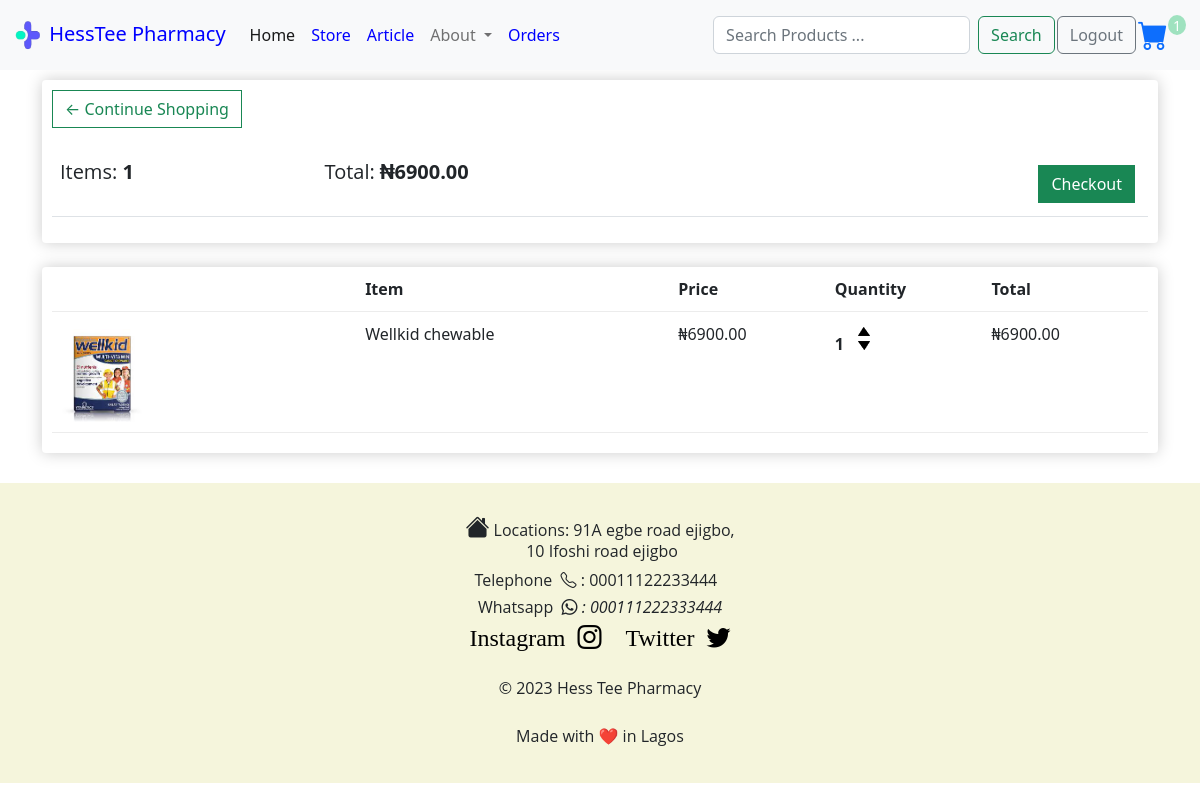
/cart/ (signed in), run on an earlier commit of the app's database.
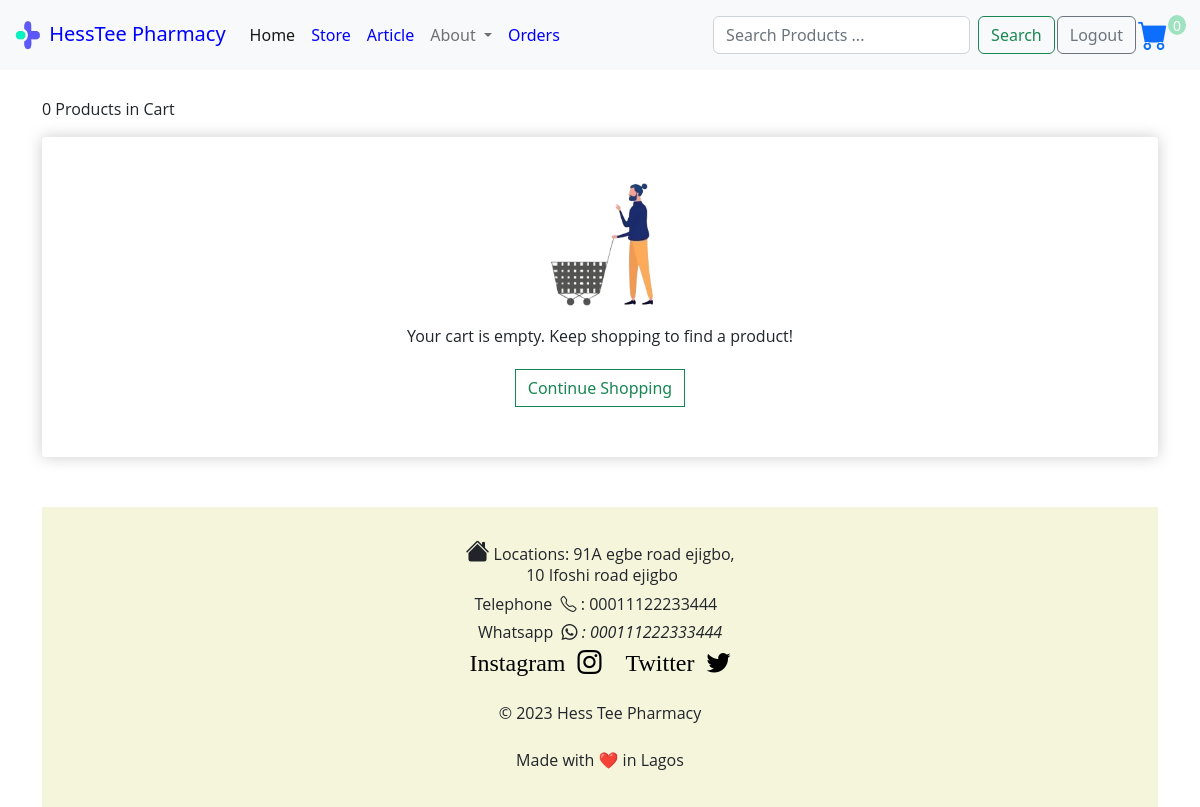
And on a later commit of the database.
### store/models.py (models this page shows, shortened)
class Order(models.Model):
    customer = models.ForeignKey(Customer, on_delete=models.SET_NULL,null=True, blank=True)
    date_ordered = models.DateField(auto_now_add= True)
    complete = models.BooleanField(default=False)
    transaction_id = models.CharField(max_length=100, null=True)
    @property
    def get_cart_total(self):
        orderitems= self.orderitem_set.all()
        total = sum([item.get_total for item in orderitems])
        return total
    @property
    def get_cart_items(self):
        orderitems= self.orderitem_set.all()
        total = sum([item.quantity for item in orderitems])
        return total

class OrderItem(models.Model):
    product = models.ForeignKey(Product,on_delete=models.SET_NULL, null= True)
    order = models.ForeignKey(Order,on_delete=models.SET_NULL, null= True)
    quantity = models.IntegerField(default=0, null=True,blank=True)
    date_added = models.DateField(auto_now_add=True)
    @property
    def get_total(self):
        if self.product.sales:
            total = self.product.sales_price * self.quantity
        else:
            total = self.product.price * self.quantity
        return total

class Product(models.Model):
    name =  models.CharField(max_length= 200)
    price = models.DecimalField(max_digits=10, decimal_places=2)
    digital = models.BooleanField(default=False, null=True, blank=True)
    quantity = models.IntegerField(null=True, blank=True)
    image  = ImageField(null=True,blank = True)
    description = models.CharField(max_length= 200,null=True,blank = True)
    sales = models.BooleanField(default=False, null=True, blank=True)
    sales_price = models.DecimalField(max_digits=10, decimal_places=2, null=True, blank=True)
    @property
    def imageUrl(self):
        try:
            url= self.image.url
        except:
            url = ''
        return url

### store/views.py (the view)
# urls.py: path("cart/",views.cart,name= "cart"),
def cart(request):
    data = cartData(request)
    cartItems = data['cartItems']
    order = data['order']
    items = data['items']
    for item in items:
      i = 0
      try:
        cart_quantity =  item.product.quantity
      except:
         cart_quantity = item['product']['quantity']
      for item in items:
        try:
          if item.product.quantity<= 0:
            item.delete()
        except :
         if item['product']['quantity']<= 0:
          item.delete()
    context = {"items": items,"order":order,'cartItems':cartItems,'shipping':False}
    context['form']= InputForm()
    return render(request, 'store/cart.html', context)

### store/forms.py
class InputForm (forms.Form):
    image = forms.ImageField()

### store/utils.py (called while the page is built)
def cartData(request):
    if request.user.is_authenticated:
        try:
          customer = request.user.customer
        except:
          customer=  Customer.objects.create(user= request.user,name=request.user,email = request.user.email)
        try:
          order, created = Order.objects.get_or_create(customer= customer, complete = False)
        except:
          order.delete()
        items = order.orderitem_set.all()
        cartItems = order.get_cart_items
    else:
        cookieData = cookieCart(request)
        cartItems = cookieData['cartItems']
        order = cookieData['order']
        items = cookieData['items']
    return {"items": items,"order":order,'cartItems':cartItems}

### store/templates/store/cart.html
{% extends 'store/main.html'%}
{% load  static  %}
{% block content%}
<div class="row" >
    <div class="col-lg-12">
        {% if order.get_cart_items == 0 %}
        <h6  style="padding-bottom:10px;padding-top:20px;">0 Products in Cart</h6>
        <div style="margin-bottom:50px ;padding-bottom:50px;padding-top:30px;" class="box-element" >
            <div style="text-align:center ;">
            <img style="height: 10rem;" src="{%static 'images/cart empty.png'  %}" alt="">
            <h6>Your cart is empty. Keep shopping to find a product!</h6>
            <a style="margin-top:15px;" class="btn btn-outline-success" href="{% url 'store' %}">Continue Shopping</a>
            </div>
            {% else %}
            <div class="box-element" >
            <a class="btn btn-outline-success" href="{% url 'store' %}">&#x2190;  Continue Shopping</a>
            <br>
            <br>
            <table class="table">
                <tr>
                    <th><h5>Items: <strong>{{order.get_cart_items}}</strong></h5></th>
                    <th><h5>Total: <strong>₦{{order.get_cart_total| floatformat:2}}</strong></h5></th>
                    <th>
                        <a style="float:right ;margin:5px;" class="btn btn-success" href="{% url 'checkout' %}">Checkout</a>
                    </th>
                </tr>
            </table>
    </div>
    <br>
    <div class="box-element" >
        <div class="cart-row">
            <div style="flex:2"></div>
            <div style="flex:2"><strong> Item</strong></div>
            <div style="flex:1"><strong>Price</strong></div>
            <div style="flex:1"><strong>Quantity</strong></div>
            <div style="flex:1"><strong>Total</strong></div>
        </div>
        {% for item in items %}
        <div class="cart-row">
            <div style="flex:2"><img class="row-image" src='{{item.product.imageUrl}}' alt=""></div>
            <div style="flex:2"><p>{{item.product.name }}</p> </div>
            {% if item.product.sales %}
            <div style="flex:1"><p> ₦{{item.product.sales_price| floatformat:2}}</p></div>
            {% else %}
            <div style="flex:1"><p> ₦{{item.product.price| floatformat:2}}</p></div>
            {% endif  %}
            <div style="flex:1">
                <p class="quantity total-quantity">{{ item.quantity }}</p>
                <div class="quantity">
                    <img  data-product = {{item.product.id}} data-action='add' class="chg-quantity update-cart" src="{% static 'images/up.png' %}" alt="">
                    <img data-product = {{item.product.id}} data-action='remove' class="chg-quantity update-cart" src="{% static 'images/down.png' %}" alt="">
                </div>
            </div>
            <div style="flex:1"><p>₦{{ item.get_total}}</p></div>
        </div>
        {% endfor %}
        </div>
    </div>
</div>
{% endif %}
{% endblock %}

### store/templates/store/main.html (shortened to what this page needs)
{% load static  %}
<!DOCTYPE html>
<html lang="en">
<head>
  <link href="https://cdn.jsdelivr.net/npm/bootstrap@5.2.3/dist/css/bootstrap.min.css" rel="stylesheet">
  <link rel="stylesheet" href="https://cdn.jsdelivr.net/npm/bootstrap-icons@1.10.2/font/bootstrap-icons.css">
    <link rel="stylesheet" type="text/css" href="{% static 'css/main.css' %}">
</head>
<body>
    <nav class="navbar fixed-top navbar-expand-lg navbar-light bg-light">
        <div class="container-fluid">
          <a  class="navbar-brand desc" href="{% url 'home' %}"><img style="height:2rem ;" src="{%static  'images/logo.png'%}" alt="">  HessTee Pharmacy</a>
          <div class="collapse navbar-collapse" id="navbarSupportedContent">
            <ul class="navbar-nav me-auto mb-2 mb-lg-0">
              <li class="nav-item">
                <a class="nav-link active desc" aria-current="page" href="{% url 'home' %}">Home</a>
              </li>
              <li class="nav-item">
                <a class="nav-link desc" href="{% url 'store' %}">Store</a>
              </li>
              <li class="nav-item">
                <a class="nav-link desc" href="{% url 'article' %}">Article</a>
              </li>
              <li class="nav-item dropdown">
                <a class="nav-link dropdown-toggle" href="#" role="button" data-bs-toggle="dropdown" aria-expanded="false">
                  About
                </a>
              </li>
              {% if user.is_staff%}
              <li class="nav-item">
                <a class="nav-link desc" href="{% url 'record' %}">Orders</a>
              </li>
              {% endif %}
              </ul>
            <form  action="{% url 'search' %}" role="search" method="POST"  class="d-flex" role="search" >
              <input name="search"class="form-control me-2" type="search" placeholder="Search Products ..." aria-label="Search" required>
              <button class="btn btn-outline-success rounded" type="submit">Search</button>
            </form>
              {% if request.user.is_authenticated %}
            <a  style="margin-left:2px ;"  href="{% url 'account_logout' %}"class="btn btn-outline-secondary rounded my-2">Logout</a>
                {% else %}
                <a  style="margin-left:2px ;" href="{% url 'account_login' %}"class="btn btn-outline-success rounded  my-2">Login</a>
                {% endif%}
                <div style="margin-right:20px ;" class="wrapper" >
                    <a style="text-decoration: none;margin-left:2px ;" href="{% url 'cart' %}">
                      <i style="font-size:30px;" class=" bi bi-cart-fill fa-10x"></i>
                      <span class="num" >{{cartItems}}</span>
                    </a>
                    </div>
               </div>
             </nav>
    <div style="background-color:white ;padding-top: 70px;" class="container" >
        {% block content%}
        {% endblock%}
    </div>
{% include 'store/footer.html' %}

### store/templates/store/footer.html
</body>
  <footer style="margin-left:0px ;" class="footer">
    <h6><i style="font-size:1.5rem ;" class="bi bi-house-fill"></i>&nbsp;Locations:&nbsp;91A egbe road ejigbo,<br>&nbsp;10 Ifoshi road ejigbo</h6><br>
    <h6>Telephone&nbsp;&nbsp;<i class="bi bi-telephone"></i>&nbsp;: 00011122233444&nbsp;&nbsp;</h6>
    <h6> Whatsapp&nbsp;&nbsp;<i class="bi bi-whatsapp">&nbsp;: 000111222333444</i></h6>
    <a class="foot" href="#">Instagram&nbsp;&nbsp;<i class="bi bi-instagram"></i></a>
    <a class="foot" href="#">Twitter&nbsp;&nbsp;<i class="bi bi-twitter"></i></a>
    <h6 class="love"> © 2023 Hess Tee Pharmacy </h6>
    <h6  >Made with ❤️ in Lagos</h6>
  </footer>
  </html>

### static/css/main.css (style rules this page uses)
html { margin: 0; }
body { margin: 0; overflow-x: hidden }
h1,h2,h3,h4,h5,h6 { font-family: 'Open Sans', 'Helvetica Neue', Helvetica, Arial, sans-serif; }
.box-element { box-shadow:hsl(0, 0%, 80%) 0 0 16px; background-color: #fff; border-radius: 4px; padding: 10px; }
.col-lg-4, .col-lg-6, .col-lg-8, .col-lg-12 { margin-top: 10px; }
.btn { border-radius: 0; }
footer { margin-top: 30px ; margin-right: -20px; position: relative; padding-top: 30px; text-align: center; width: 100%; height: 300px; background-color:#F5F5DC; line-height: 2px; font-family: 'Times New Roman', Times, serif; }
.foot { padding: 10px ; font-size: 1.5rem; text-decoration: none; color: black; }
.love { padding-top: 30px; padding-bottom: 20px; }
.num { font-weight: 500; position: absolute; color:white; width: 18px; height: 20px; border-radius: 50%; font-size: 14px; background-color:#9FE2BF; border-color: black; text-align: center; margin-top: 2px; }
.desc { color:blue ; }

What changed in the data, as far as the page shows it:
no longer on this page (row edited): Order: get_cart_items "1", get_cart_total "6900.00"
removed OrderItem: product.imageUrl (picture), product.name "Wellkid chewable", product.sales_price "6900.00", quantity "1", get_total "6900.00"
Also different on the page:
{{ cartItems }}: "1" → "0"
text no longer shown: "← Continue Shopping Items: Total: ₦ Checkout Item Price Quantity Total"
text now shown: "0 Products in Cart Your cart is empty. Keep shopping to find a product! Continue Shopping"
